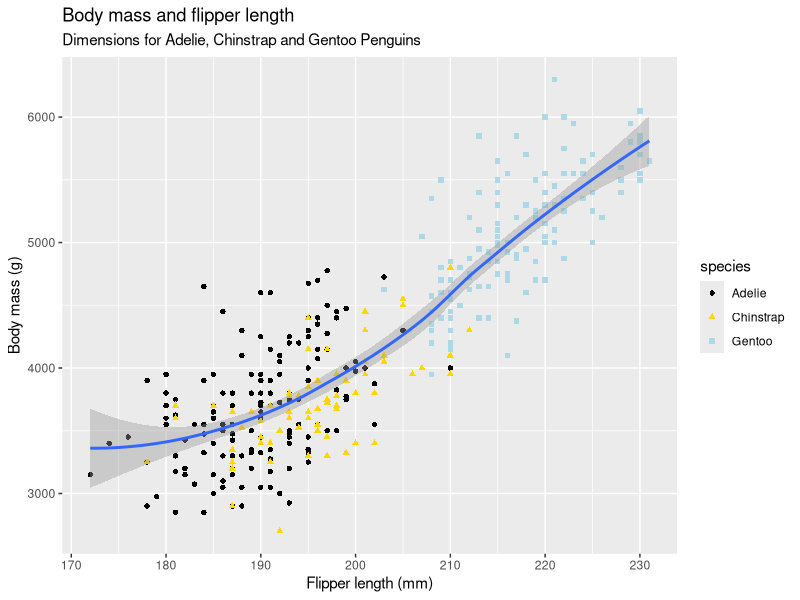
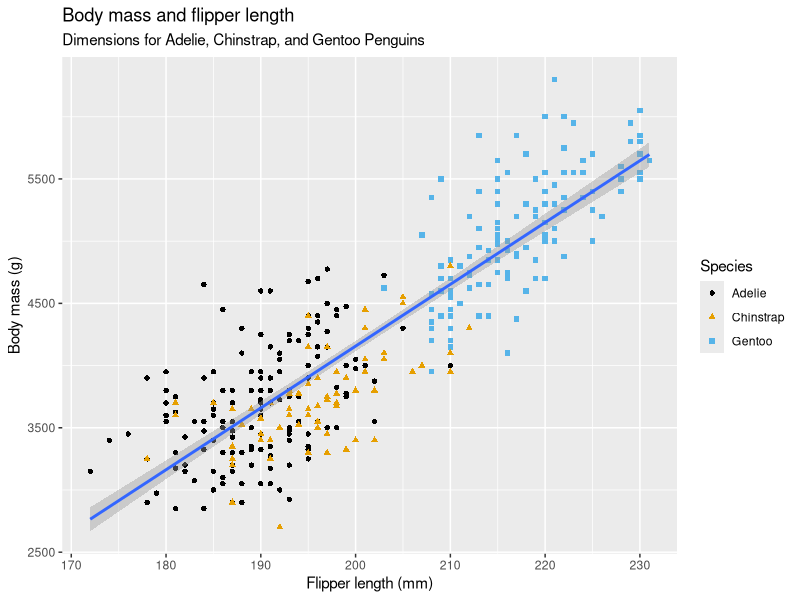
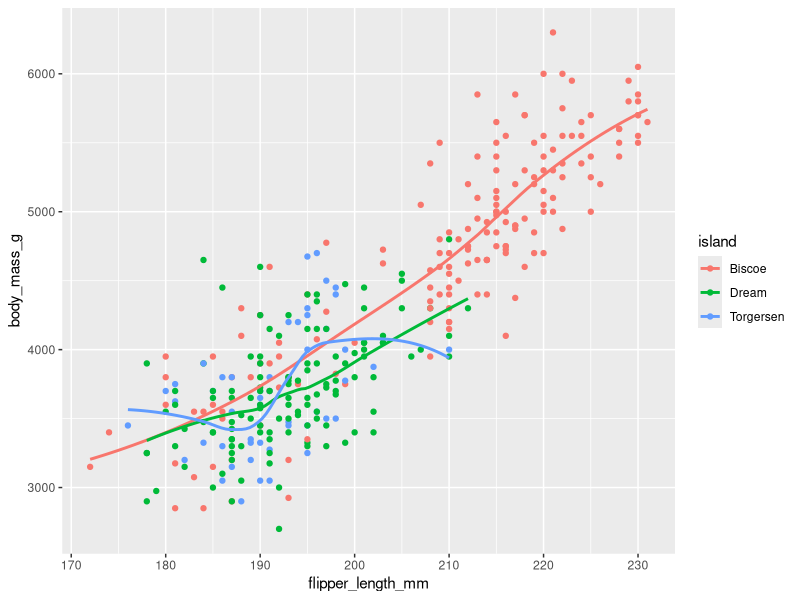
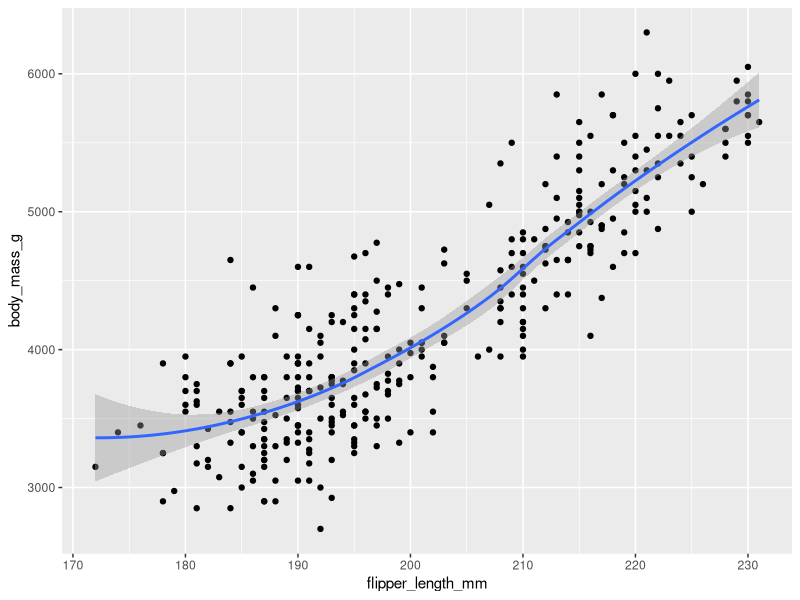
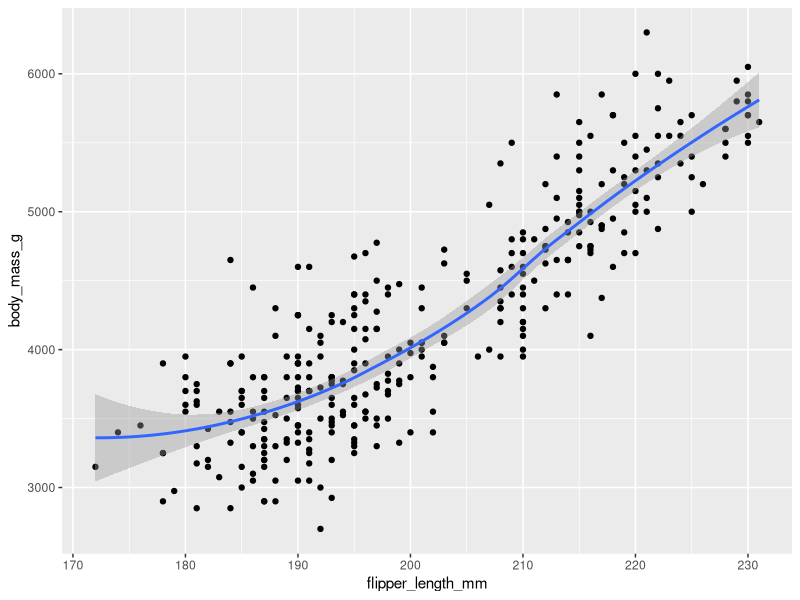
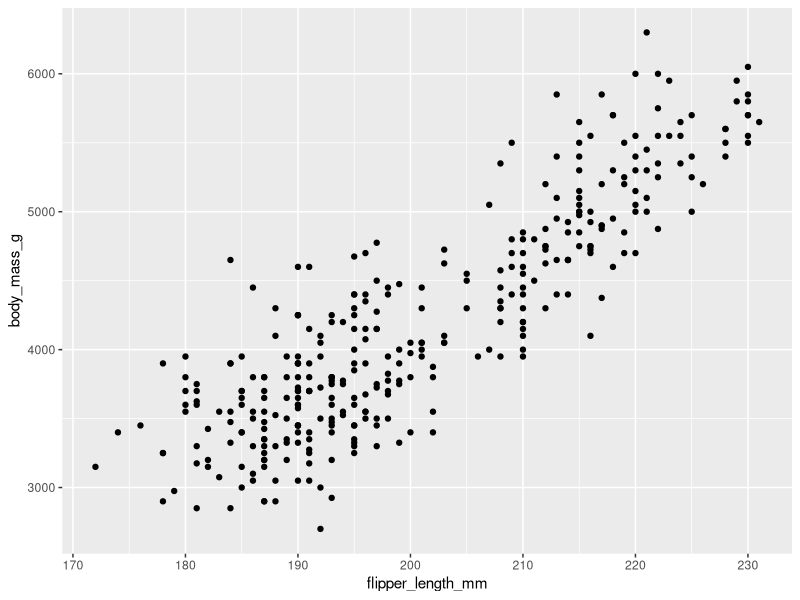
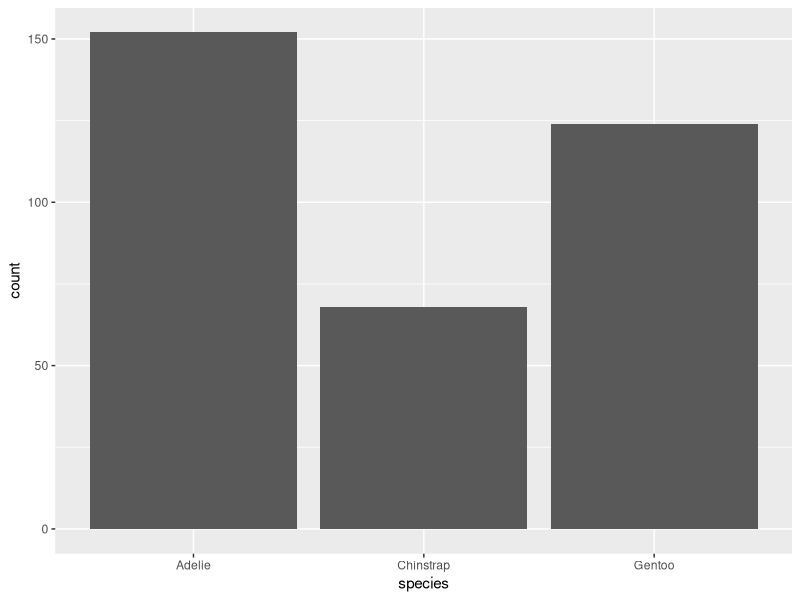
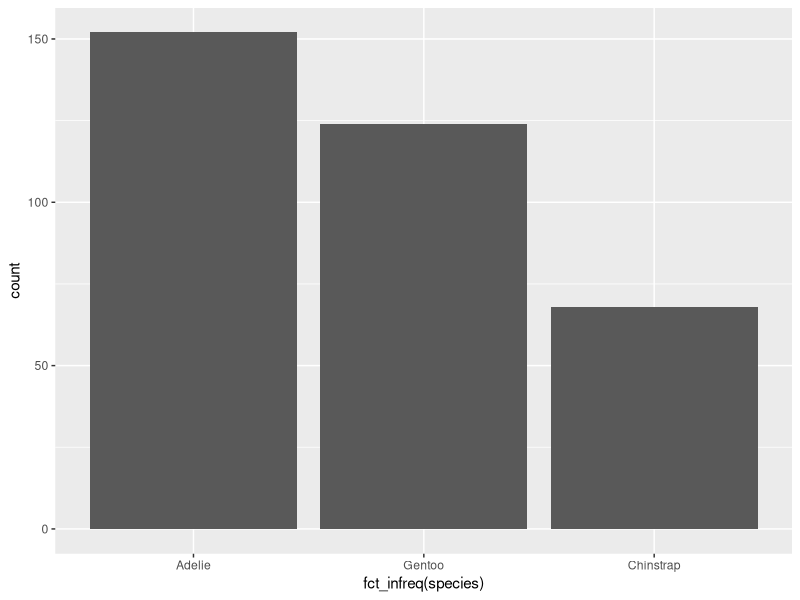

These figures' R source, in order:
## ---- chunk 1
library(tidyverse)
## ---- chunk 2
# install.packages(
#   c("arrow", "babynames", "curl", "duckdb", "gapminder", 
#     "ggrepel", "ggridges", "ggthemes", "hexbin", "janitor", "Lahman", 
#     "leaflet", "maps", "nycflights13", "openxlsx", "palmerpenguins", 
#     "repurrrsive", "tidymodels", "writexl")
#   )
## ---- chunk 3
library(palmerpenguins) # base de datos de pingüinos
library(ggthemes) # paleta de colores

palmerpenguins::penguins

view(penguins) # interactive data viewer
glimpse(penguins) 

?penguins
## ---- chunk 4
ggplot(penguins, aes(x = flipper_length_mm,
                     y = body_mass_g))+
  geom_point(aes(colour = species, shape = species))+
  geom_smooth()+
  scale_colour_manual(values = c("black", "gold", "lightblue"))+
  labs(x = "Flipper length (mm)",
       y = "Body mass (g)",
       title = "Body mass and flipper length",
       subtitle = "Dimensions for Adelie, Chinstrap and Gentoo Penguins")
## ---- chunk 5
ggplot(
  data = penguins,
  mapping = aes(x = flipper_length_mm, y = body_mass_g)
) +
  geom_point(aes(color = species, shape = species)) +
  geom_smooth(method = "lm") +  # importante! No me había fijado en eso
  labs(
    title = "Body mass and flipper length",
    subtitle = "Dimensions for Adelie, Chinstrap, and Gentoo Penguins",
    x = "Flipper length (mm)", y = "Body mass (g)",
    color = "Species", shape = "Species" # resuelta mi duda
  ) +
  scale_color_colorblind()
## ---- chunk 6
ggplot(
  data = penguins,
  mapping = aes(x = flipper_length_mm, y = body_mass_g, color = island)
) +
  geom_point() +
  geom_smooth(se = FALSE)
## ---- chunk 7
ggplot(
  data = penguins,
  mapping = aes(x = flipper_length_mm, y = body_mass_g)
) +
  geom_point() +
  geom_smooth()

ggplot() +
  geom_point(
    data = penguins,
    mapping = aes(x = flipper_length_mm, y = body_mass_g)
  ) +
  geom_smooth(
    data = penguins,
    mapping = aes(x = flipper_length_mm, y = body_mass_g)
  )
## ---- chunk 8
penguins %>%
  ggplot(aes(x = flipper_length_mm, y = body_mass_g)) + 
  geom_point()
## ---- chunk 9
ggplot(penguins, aes(x = species))+
  geom_bar() 

# si quiero ordenar barras por frecuencia:

ggplot(penguins, aes(x = fct_infreq(species)))+
  geom_bar() 
## ---- chunk 10
ggplot(penguins, aes(x = body_mass_g))+
  geom_histogram(binwidth = 200) # ancho de barras

ggplot(penguins, aes(x = body_mass_g)) +
  geom_histogram(binwidth = 20)

ggplot(penguins, aes(x = body_mass_g)) +
  geom_histogram(binwidth = 2000)
## ---- chunk 11
ggplot(penguins, aes(x = body_mass_g)) +
  geom_density()
## ---- chunk 12
ggplot(penguins, aes(y = species))+
  geom_bar()
## ---- chunk 13
ggplot(penguins, aes(x = species)) +
  geom_bar(color = "red")

ggplot(penguins, aes(x = species)) +
  geom_bar(fill = "red")
## ---- chunk 14
ggplot(diamonds, aes(x = carat))+
  geom_histogram()

ggplot(diamonds, aes(x = carat))+
  geom_histogram(binwidth = 10)

ggplot(diamonds, aes(x = carat))+
  geom_histogram(binwidth = 100)

ggplot(diamonds, aes(x = carat))+
  geom_histogram(binwidth = 1000)

ggplot(diamonds, aes(x = carat))+
  geom_histogram(binwidth = 1)

ggplot(diamonds, aes(x = carat))+
  geom_histogram(binwidth = 0.5)

ggplot(diamonds, aes(x = carat))+
  geom_histogram(binwidth = 0.01)

ggplot(diamonds, aes(x = carat))+
  geom_histogram(binwidth = 0.008)

# brigido!!
## ---- chunk 15
# boxplots
ggplot(penguins, aes(x = species, y = body_mass_g))+
  geom_boxplot()

# también gráficos de densidad
ggplot(penguins, aes(x = body_mass_g, colour = species))+
  geom_density(linewidth = 0.75)

ggplot(penguins, aes(x = body_mass_g, colour = species, fill = species))+
  geom_density(alpha = 0.5) # por si se sobreponen
## ---- chunk 16
ggplot(penguins, aes(x = island, fill = species))+
  geom_bar()

# The second plot, a relative frequency plot created by setting position = "fill" in the geom, is more useful for comparing species distributions across islands since it’s not affected by the unequal numbers of penguins across the islands.

ggplot(penguins, aes(x = island, fill = species)) +
  geom_bar(position = "fill")
## ---- chunk 17
ggplot(penguins, aes(x = flipper_length_mm, y = body_mass_g)) +
  geom_point(aes(color = species, shape = island))

# facetas
ggplot(penguins, aes(x = flipper_length_mm, y = body_mass_g)) +
  geom_point(aes(color = species, shape = species)) +
  facet_wrap(~island)
## ---- chunk 18
glimpse(mpg) 
# ahí pude ver todas las variables que son numéricas o categóricas.
## ---- chunk 19
ggplot(mpg, aes(x = hwy, y = displ, colour = cty, size = cty, shape = class)) +
  geom_point()
## ---- chunk 20
ggplot(mpg, aes(x = hwy, y = displ))+
  geom_point() +
  geom_line(aes(x = hwy, y = cty))
